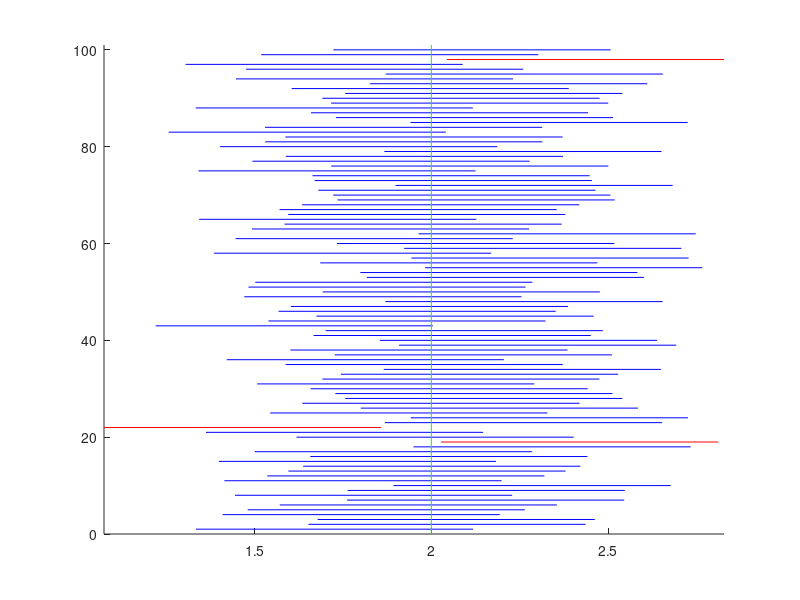

MATLAB code to generate this figure: (Note: this script raises an error after producing the figure.)
%% Problem 1: Simulering av konfidensintervall
% Parametrar:
n = 25;        % Antal mätningar
mu = 2;        % Väntevärdet
sigma = 1;     % Standardavvikelsen
alpha = 0.05;

% Simulerar n observationer för varje intervall
x = normrnd(mu, sigma, n, 100);  % n x 100 matris med värden

% Skattar mu med medelvärdet
xbar = mean(x);  % vektor med 100 medelvärden

% Beräknar de undre och övre gränserna
undre = xbar - norminv(1 - alpha/2) * sigma / sqrt(n);
ovre = xbar + norminv(1 - alpha/2) * sigma / sqrt(n);

%% Problem 1: Simulering av konfidensintervall (forts.)
% Ritar upp alla intervall
figure(1)
hold on
for k = 1:100
    if ovre(k) < mu  % Rödmarkerar intervall som missar mu
        plot([undre(k) ovre(k)], [k k], 'r')
    elseif undre(k) > mu
        plot([undre(k) ovre(k)], [k k], 'r')
    else
        plot([undre(k) ovre(k)], [k k], 'b')
    end
end

% b1 och b2 är bara till för att figuren ska se snygg ut.
b1 = min(xbar - norminv(1 - alpha/2) * sigma / sqrt(n));
b2 = max(xbar + norminv(1 - alpha/2) * sigma / sqrt(n));
axis([b1 b2 0 101])  % Tar bort outnyttjat utrymme i figuren

% Ritar ut det sanna värdet
plot([mu mu], [0 101], 'g')
hold off

%% Problem 2: Maximum likelihood/Minsta kvadrat
M = 1e4;
b = 4;
x = raylrnd(b, M, 1);  % Generera M värden från Rayleigh-fördelning

% Rita histogram med densitet
hist_density(x, 40)
hold on

% ML- och MK-skattningar (byt ut med dina faktiska formler)
my_est_mk = mean(x) * sqrt(2/pi);
my_est_ml = sqrt(sum(x.^2) / (2 * length(x)));

% Rita ut skattningarna och det sanna värdet
plot(my_est_ml, 0, 'r*', 'DisplayName', 'ML-skattning')
plot(my_est_mk, 0, 'g*', 'DisplayName', 'MK-skattning')
plot(b, 0, 'ro', 'DisplayName', 'Sant värde')
legend
hold off

%% Problem 2: Maximum likelihood/Minsta kvadrat (forts.)
% Rita upp täthetsfunktionen med ML-skattningen
hold on
x_vals = 0:0.1:6;
plot(x_vals, raylpdf(x_vals, my_est_ml), 'r', 'DisplayName', 'Täthetsfunktion (ML)')
legend
hold off
